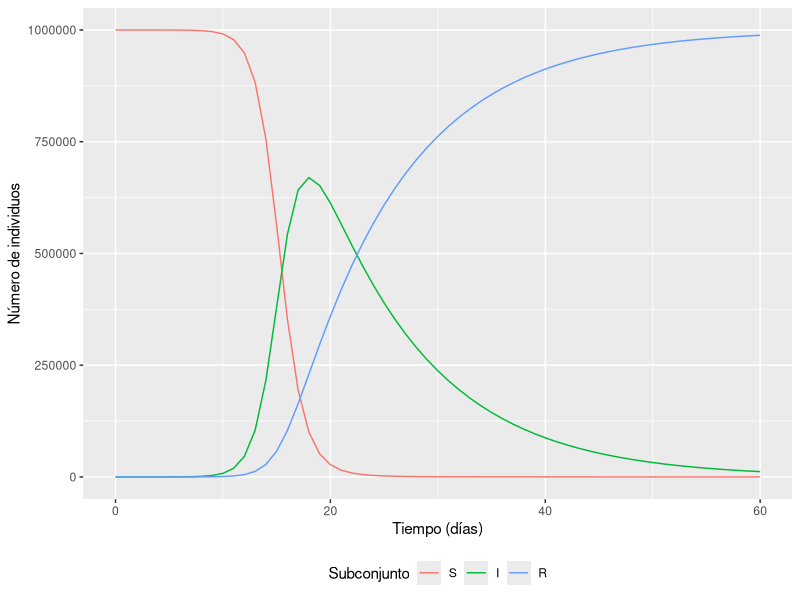
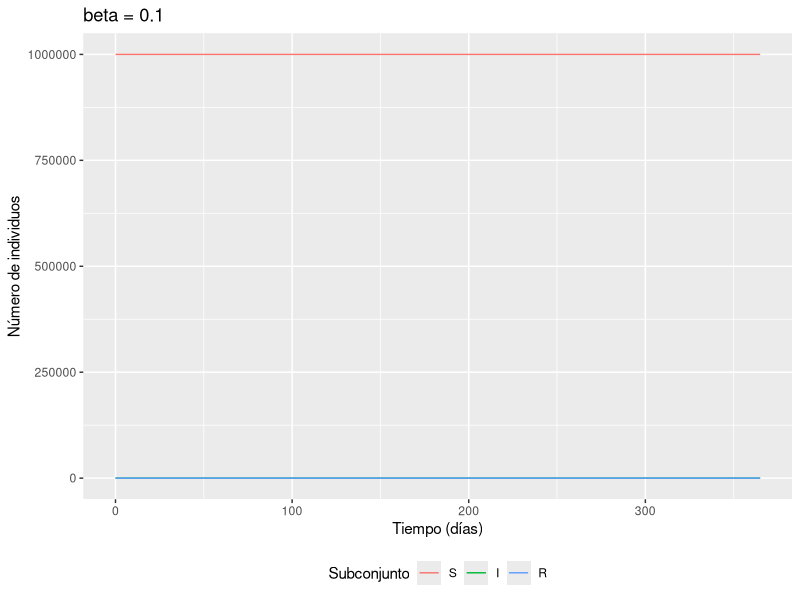
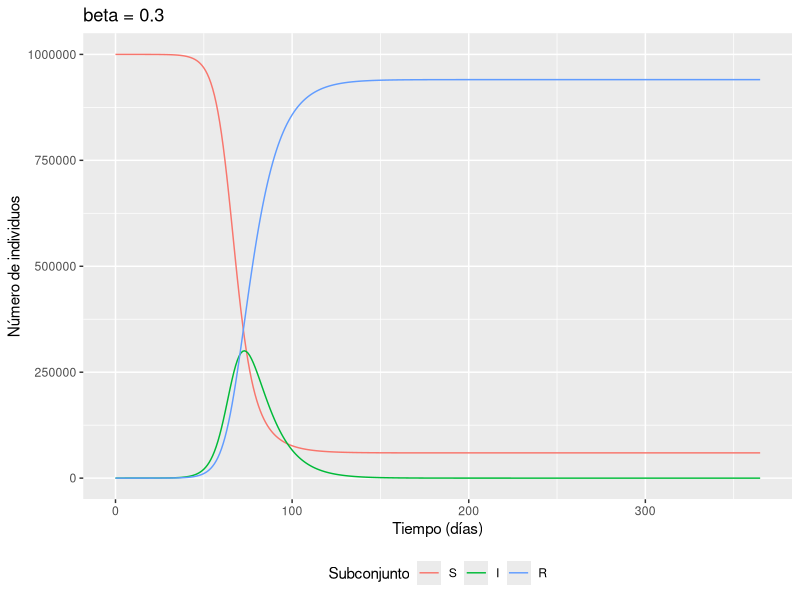
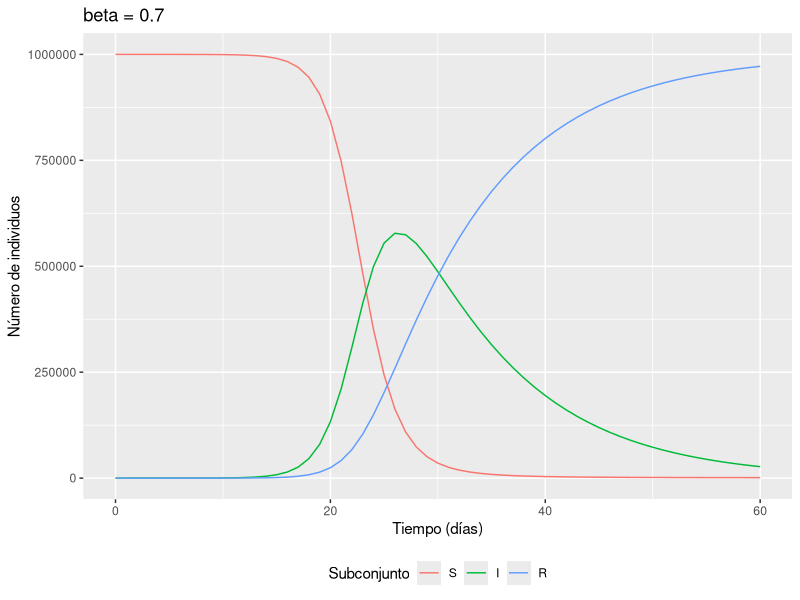
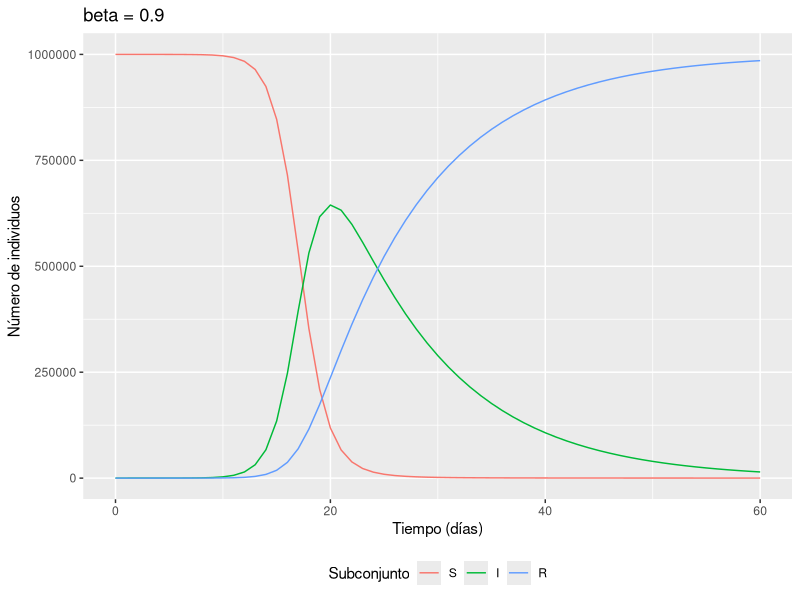
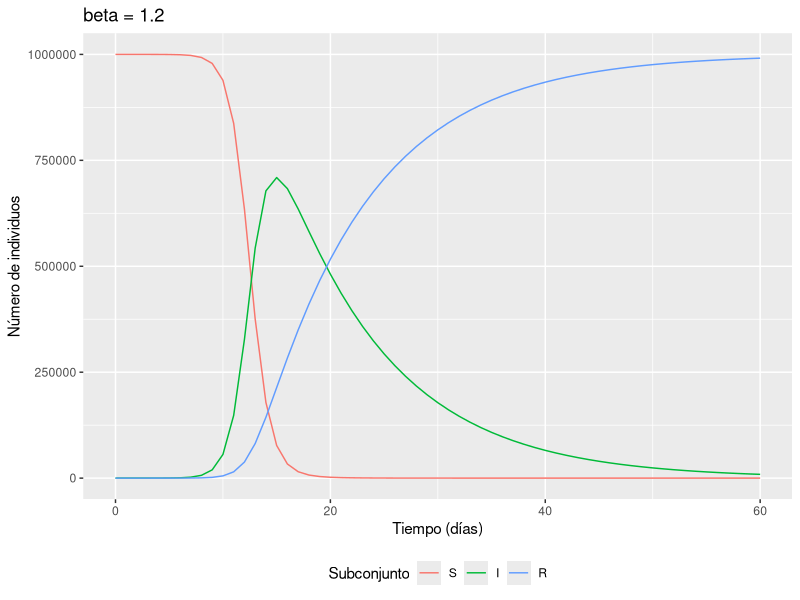

These figures' R source, in order:
## ---- chunk 1
knitr::opts_chunk$set(echo = TRUE)
## ---- chunk 2
# PACKAGES:
library(deSolve)
library(reshape2)
library(ggplot2)


initial_state_values <- c(S = 999999,  # Número de susceptibles inicial
                                       # 
                          I = 1,       # Se inicia con una persona infectada
                          R = 0)       # 


#razones en unidades de días^-1
parameters <- c(beta = 1,      # razón de infección
                gamma = 0.1)   # razón de recuperación

#valores de tiempo para resolver la ecuación, de 0 a 60 días
times <- seq(from = 0, to = 60, by = 1)   

sir_model <- function(time, state, parameters) {  
    with(as.list(c(state, parameters)), {# R obtendrá los nombres de variables a
                                         # partir de inputs de estados y parametros
        N <- S+I+R 
        lambda <- beta * I/N
        dS <- -lambda * S               
        dI <- lambda * S - gamma * I   
        dR <- gamma * I                 
        return(list(c(dS, dI, dR))) 
    })
}

# poner la solución del sistema de ecuaciones en forma de un dataframe
output <- as.data.frame(ode(y = initial_state_values, 
                            times = times, 
                            func = sir_model,
                            parms = parameters))
## ---- chunk 3
max_value = max(output$I)

print(max_value)

print(output$time[output$I == max_value])
## ---- chunk 4

output_long <- melt(as.data.frame(output), id = "time")                  

ggplot(data = output_long,                                              
       aes(x = time, y = value, colour = variable, group = variable)) +  
  geom_line() +                                                          
  xlab("Tiempo (días)")+                                                   
  ylab("Número de individuos") +                                             
  labs(colour = "Subconjunto") +
  theme(legend.position = "bottom")

## ---- chunk 5
dia_max <- output$time[which.max(output$I)]
output[output$time %in% (dia_max - 2):(dia_max + 2), ]
## ---- chunk 6
simular <- function(beta, dias) {
  parameters <- c(beta = beta, gamma = 0.1)
  times <- seq(from = 0, to = dias, by = 1)
  output <- as.data.frame(ode(y = initial_state_values,
                              times = times,
                              func = sir_model,
                              parms = parameters))

  # día del máximo de infectados
  max_value <- max(output$I)
  print(max_value)
  print(output$time[output$I == max_value])

  # gráfica
  output_long <- melt(output, id = "time")
  ggplot(data = output_long,
         aes(x = time, y = value, colour = variable, group = variable)) +
    geom_line() +
    xlab("Tiempo (días)") +
    ylab("Número de individuos") +
    labs(colour = "Subconjunto", title = paste("beta =", beta)) +
    theme(legend.position = "bottom")
}
## ---- chunk 7
simular(beta = 0.1, dias = 365)
## ---- chunk 8
simular(beta = 0.3, dias = 365)
## ---- chunk 9
simular(beta = 0.7, dias = 60)
## ---- chunk 10
simular(beta = 0.9, dias = 60)
## ---- chunk 11
simular(beta = 1.2, dias = 60)
